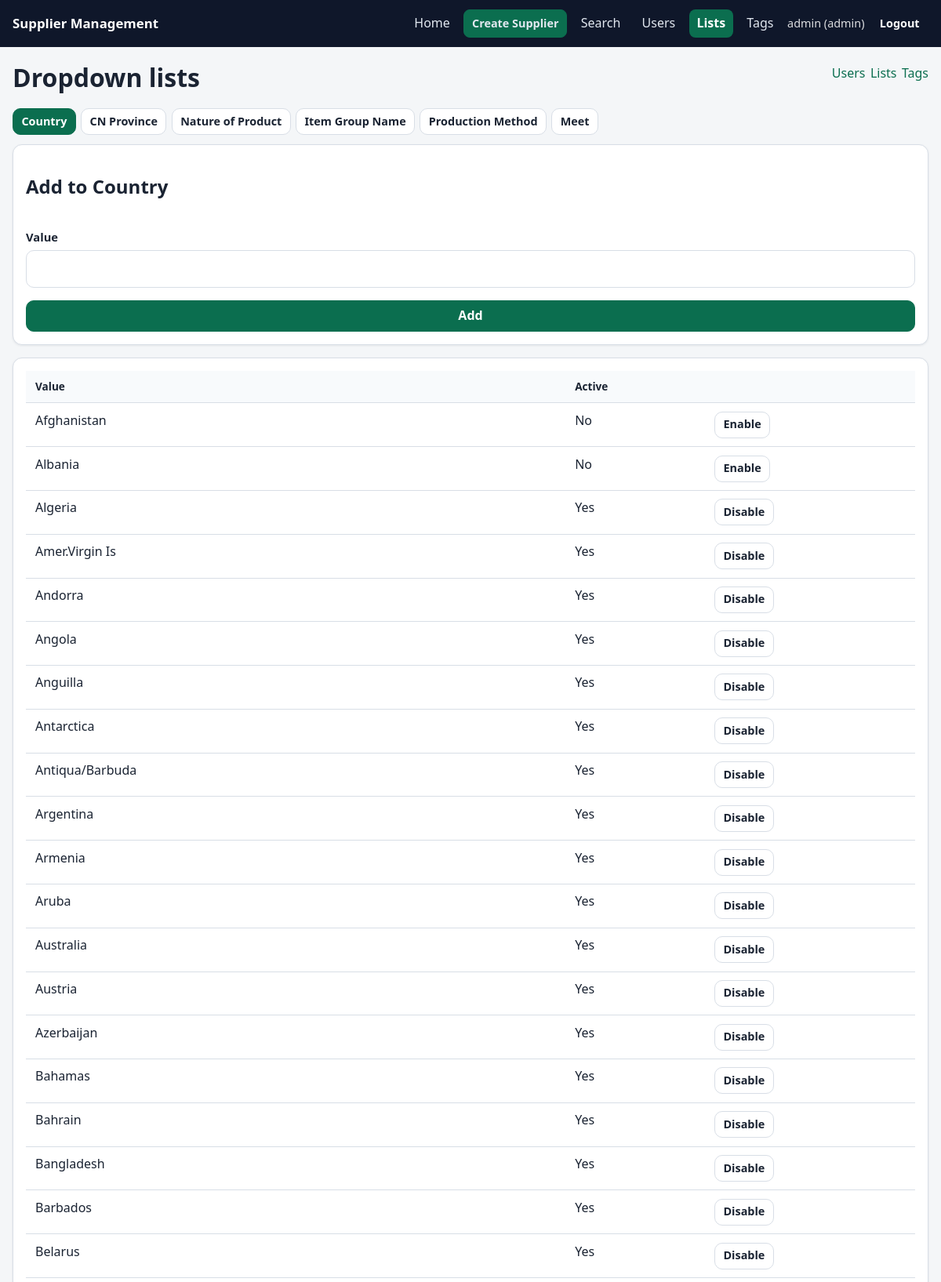
Page /admin/lookups (signed in, upper part) on the committed database.
### tables this page shows
CREATE TABLE lookup_values (
    id INTEGER PRIMARY KEY AUTOINCREMENT,
    lookup_type TEXT NOT NULL,
    value TEXT NOT NULL,
    sort_order INTEGER NOT NULL DEFAULT 0,
    is_active INTEGER NOT NULL DEFAULT 1,
    UNIQUE(lookup_type, value)
);

### app/routers/admin.py (the view)
@router.get("/lookups")
def lookups_page(request: Request, type: str = "country"):
    user = current_user(request)
    if not user or user.get("role") != "admin":
        flash(request, "Admin access required.", "error")
        return RedirectResponse(url="/", status_code=303)
    if type not in config.LOOKUP_TYPES:
        type = "country"
    with db_session() as conn:
        values = [
            dict(r)
            for r in conn.execute(
                "SELECT * FROM lookup_values WHERE lookup_type = ? ORDER BY sort_order, value COLLATE NOCASE",
                (type,),
            ).fetchall()
        ]
    return render(
        request,
        "admin_lookups.html",
        {
            "lookup_type": type,
            "lookup_labels": config.LOOKUP_LABELS,
            "lookup_types": config.LOOKUP_TYPES,
            "values": values,
            "nav_active": "lists",
        },
    )

### app/templates/admin_lookups.html (shortened to what this page needs)
{% extends "base.html" %}
{% block content %}
<div class="page-head">
  <h1>Dropdown lists</h1>
  <nav class="subnav">
    <a href="/admin/users">Users</a>
    <a href="/admin/lookups">Lists</a>
    <a href="/admin/tags">Tags</a>
  </nav>
</div>
<div class="tabs">
  {% for t in lookup_types %}
  <a class="btn btn-sm {% if t == lookup_type %}btn-primary{% endif %}" href="/admin/lookups?type={{ t }}">{{ lookup_labels[t] }}</a>
  {% endfor %}
</div>
<form method="post" action="/admin/lookups" class="card form-grid">
  <h2>Add to {{ lookup_labels[lookup_type] }}</h2>
  <label>Value
    <input class="input-lg" name="value" required>
  </label>
  <button type="submit" class="btn btn-primary">Add</button>
</form>
<div class="table-wrap card">
  <table class="data-table">
    <thead><tr><th>Value</th><th>Active</th><th></th></tr></thead>
    <tbody>
      {% for v in values %}
      <tr>
        <td>{{ v.value }}</td>
        <td>{{ "Yes" if v.is_active else "No" }}</td>
        <td>
          <form method="post" action="/admin/lookups/{{ v.id }}/toggle" class="inline">
            <button class="btn btn-sm">{{ "Disable" if v.is_active else "Enable" }}</button>
          </form>
        </td>
      </tr>
      {% endfor %}
    </tbody>
  </table>
</div>
{% endblock %}

### app/static/style.css (style rules this page uses)
:root { --bg: #f4f6f8; --card: #fff; --text: #1a2332; --muted: #5b6b7c; --primary: #0b6e4f; --primary-hover: #095c42; --danger: #b42318; --warn: #b54708; --border: #d8dee6; --radius: 12px; --shadow: 0 1px 3px rgba(16, 24, 40, 0.08); --touch: 48px; font-family: "Segoe UI", system-ui, -apple-system, sans-serif; }
* { box-sizing: border-box; }
body { margin: 0; background: var(--bg); color: var(--text); line-height: 1.45; }
a { color: var(--primary); text-decoration: none; }
.page-head { display: flex; flex-wrap: wrap; gap: 0.75rem; align-items: center; justify-content: space-between; margin-bottom: 1rem; }
.page-head h1, .page-head h2 { margin: 0; }
.card { background: var(--card); border: 1px solid var(--border); border-radius: var(--radius); padding: 1rem; box-shadow: var(--shadow); margin-bottom: 1rem; }
.inline { display: inline; }
label { display: grid; gap: 0.35rem; font-weight: 600; font-size: 0.92rem; }
input, select, textarea, button { font: inherit; }
.input-lg, select.input-lg, textarea.input-lg { min-height: var(--touch); padding: 0.65rem 0.8rem; border: 1px solid var(--border); border-radius: 10px; background: #fff; width: 100%; }
.btn { display: inline-flex; align-items: center; justify-content: center; gap: 0.35rem; min-height: 40px; padding: 0.45rem 0.9rem; border-radius: 10px; border: 1px solid var(--border); background: #fff; color: var(--text); cursor: pointer; text-decoration: none; font-weight: 600; }
.btn-primary { background: var(--primary); border-color: var(--primary); color: #fff; }
.btn-sm { min-height: 34px; padding: 0.25rem 0.65rem; font-size: 0.9rem; }
.table-wrap { overflow-x: auto; -webkit-overflow-scrolling: touch; }
.data-table { width: 100%; border-collapse: collapse; background: var(--card); }
.data-table th, .data-table td { padding: 0.65rem 0.75rem; border-bottom: 1px solid var(--border); text-align: left; vertical-align: top; }
.data-table th { background: #f8fafc; font-size: 0.85rem; white-space: nowrap; }
.form-grid { display: grid; gap: 1rem; }
.tabs, .subnav { display: flex; flex-wrap: wrap; gap: 0.4rem; margin-bottom: 0.75rem; }

### rows in the picture
lookup_values: value "Afghanistan", is_active "No", is_active "Enable"
lookup_values: value "Albania", is_active "No", is_active "Enable"
lookup_values: value "Algeria", is_active "Yes", is_active "Disable"
lookup_values: value "Amer.Virgin Is", is_active "Yes", is_active "Disable"
lookup_values: value "Andorra", is_active "Yes", is_active "Disable"
lookup_values: value "Angola", is_active "Yes", is_active "Disable"
lookup_values: value "Anguilla", is_active "Yes", is_active "Disable"
lookup_values: value "Antarctica", is_active "Yes", is_active "Disable"
lookup_values: value "Antiqua/Barbuda", is_active "Yes", is_active "Disable"
lookup_values: value "Argentina", is_active "Yes", is_active "Disable"
lookup_values: value "Armenia", is_active "Yes", is_active "Disable"
lookup_values: value "Aruba", is_active "Yes", is_active "Disable"
lookup_values: value "Australia", is_active "Yes", is_active "Disable"
lookup_values: value "Austria", is_active "Yes", is_active "Disable"
lookup_values: value "Azerbaijan", is_active "Yes", is_active "Disable"
lookup_values: value "Bahamas", is_active "Yes", is_active "Disable"
lookup_values: value "Bahrain", is_active "Yes", is_active "Disable"
lookup_values: value "Bangladesh", is_active "Yes", is_active "Disable"
lookup_values: value "Barbados", is_active "Yes", is_active "Disable"
lookup_values: value "Belarus", is_active "Yes", is_active "Disable"

### other values in the picture
{{ user.username }} "admin"
{{ user.role }} "admin"
{{ lookup_labels[t] }} "Country" "CN Province" "Nature of Product" "Item Group Name" "Production Method" "Meet"
{{ lookup_labels[lookup_type] }} "Country"
